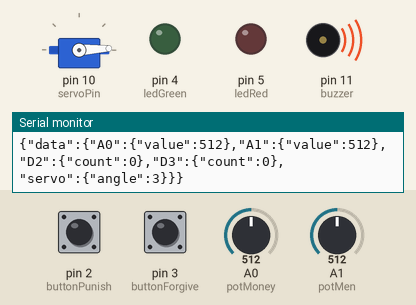
The sketch below on a simulated Arduino Uno, built for the host (arithmetic inside an expression is 32-bit, double 64-bit). Shown: servo, output pins drawn as LEDs (lit = HIGH), buzzer (waves = sounding, pin HIGH), the last lines printed to the serial monitor. The inputs (shaded band) are chosen by the test bench; at power-on: A0 (potMoney) = 512, pin 2 (buttonPunish) LOW, pin 3 (buttonForgive) LOW, A1 (potMen) = 512.

Above: at 1.2 s.
1.3 s: A0 (potMoney) set to 0
4.3 s: pin 2 (buttonPunish) pulled HIGH for 0.15 s
At 4.41 s:
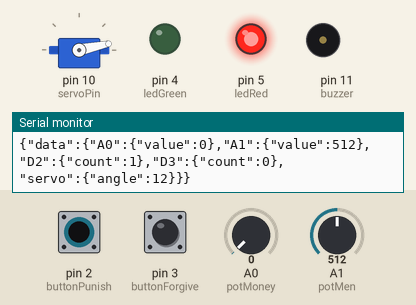
7.4 s: pin 3 (buttonForgive) pulled HIGH for 0.15 s
At 9.4 s:
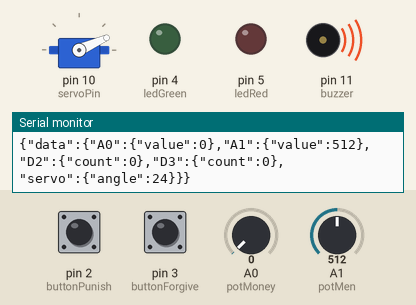
10.5 s: pin 2 (buttonPunish) pulled HIGH for 1 s
At 11.3 s:
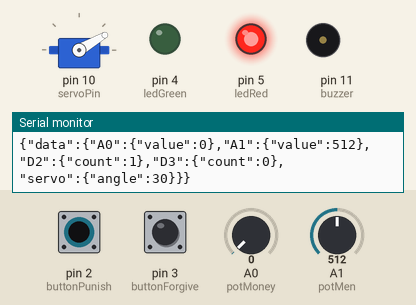
14.5 s: pin 3 (buttonForgive) pulled HIGH for 1 s
At 16.9 s:
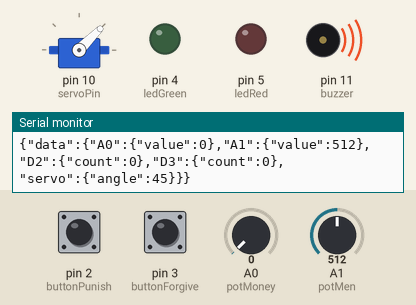
18.5 s: pin 2 (buttonPunish) pulled HIGH for 0.15 s
At 22.0 s:
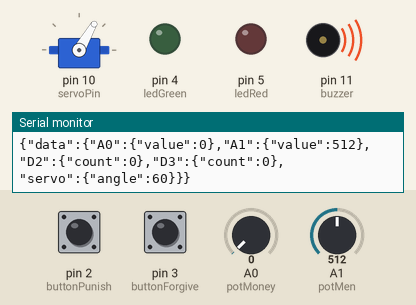
Timing chart, 0 to 39.0 s (numbered marks = the images above; inputs shaded):
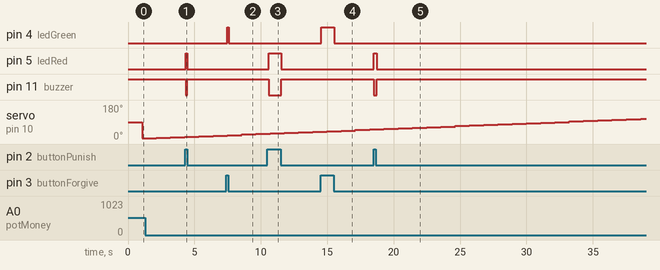

The sketch:

Final.ino
```cpp
#include <Servo.h>
#include <ArduinoJson.h>

Servo myServo;

// Pin Definitions
const int potMoney = A0;       // Potentiometer for Money
const int potMen = A1;         // Potentiometer for Men
const int buttonPunish = 2;    // Button for Punish action
const int buttonForgive = 3;   // Button for Forgive action
const int ledGreen = 4;        // Green LED
const int ledRed = 5;          // Red LED
const int buzzer = 11;         // Active Buzzer
const int servoPin = 10;       // Servo pin

unsigned long lastServoUpdate = 0; // Tracks the last time the servo was updated
int servoAngle = 0; // Current angle of the servo

void setup() {
  pinMode(buttonPunish, INPUT); // Configure buttons as INPUT (pull-down resistors handle state)
  pinMode(buttonForgive, INPUT);
  pinMode(ledGreen, OUTPUT);    // Green LED
  pinMode(ledRed, OUTPUT);      // Red LED
  pinMode(buzzer, OUTPUT);      // Buzzer as OUTPUT
  myServo.attach(servoPin);     // Attach servo to pin 10

  // Ensure buzzer starts OFF
  digitalWrite(buzzer, HIGH);

  Serial.begin(9600); // Begin serial communication with p5.js
}

void loop() {
  // Read potentiometer values
  int moneyValue = analogRead(potMoney); // Raw value from potentiometer (0-1023)
  int menValue = analogRead(potMen);     // Raw value from potentiometer (0-1023)

  // Update servo angle like a minute hand
  unsigned long currentMillis = millis();
  if (currentMillis - lastServoUpdate >= 1000) { // Update every second
    lastServoUpdate = currentMillis;
    servoAngle += 3; // Move by 3 degrees (180°/60 seconds)
    if (servoAngle > 180) {
      servoAngle = 0; // Reset to 0 after completing a full cycle
    }
    myServo.write(servoAngle); // Move servo to the new angle
  }

  // Handle Punish Button
  bool punishPressed = digitalRead(buttonPunish) == HIGH; // Button is HIGH when pressed
  if (punishPressed) {
    digitalWrite(ledRed, HIGH);   // Turn on Red LED
    digitalWrite(buzzer, LOW);   // Turn on Buzzer
  } else {
    digitalWrite(ledRed, LOW);   // Turn off Red LED
    digitalWrite(buzzer, HIGH);  // Turn off Buzzer
  }

  // Handle Forgive Button
  bool forgivePressed = digitalRead(buttonForgive) == HIGH; // Button is HIGH when pressed
  if (forgivePressed) {
    digitalWrite(ledGreen, HIGH);  // Turn on Green LED
  } else {
    digitalWrite(ledGreen, LOW);   // Turn off Green LED
  }

  // Send JSON data to p5.js
  sendJsonData(moneyValue, menValue, punishPressed, forgivePressed, servoAngle);

  delay(50); // Small delay for stability
}

void sendJsonData(int money, int men, bool punish, bool forgive, int servoAngle) {
  // Create JSON object
  StaticJsonDocument<128> json;
  JsonObject data = json.createNestedObject("data");

  JsonObject A0 = data.createNestedObject("A0");
  A0["value"] = money; // Send money potentiometer value

  JsonObject A1 = data.createNestedObject("A1");
  A1["value"] = men; // Send men potentiometer value

  JsonObject D2 = data.createNestedObject("D2");
  D2["count"] = punish ? 1 : 0; // Send punish button status

  JsonObject D3 = data.createNestedObject("D3");
  D3["count"] = forgive ? 1 : 0; // Send forgive button status

  JsonObject servo = data.createNestedObject("servo");
  servo["angle"] = servoAngle; // Send servo angle

  // Serialize and send JSON
  serializeJson(json, Serial);
  Serial.println(); // Ensure newline after each JSON object
}
```

Measured:
- after the input at 4.3 s, pin 5 (ledRed): LOW → HIGH after 0.07 s, → LOW 0.11 s later; pin 11 (buzzer): HIGH → LOW after 0.07 s, → HIGH 0.11 s later
- after the input at 7.4 s, pin 4 (ledGreen): LOW → HIGH after 0.08 s, → LOW 0.11 s later
- after the input at 10.5 s, pin 5 (ledRed): LOW → HIGH after 0.08 s, → LOW 0.97 s later; pin 11 (buzzer): HIGH → LOW after 0.08 s, → HIGH 0.97 s later
- after the input at 14.5 s, pin 4 (ledGreen): LOW → HIGH after 0.05 s, → LOW 0.97 s later
- after the input at 18.5 s, pin 5 (ledRed): LOW → HIGH at once, → LOW 0.21 s later; pin 11 (buzzer): HIGH → LOW at once, → HIGH 0.21 s later
